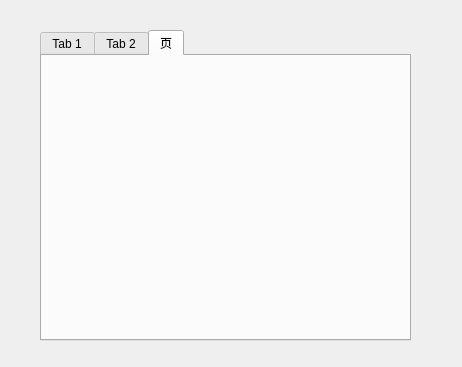
<?xml version="1.0" encoding="UTF-8"?>
<ui version="4.0">
 <class>setting</class>
 <widget class="QWidget" name="setting">
  <property name="geometry">
   <rect>
    <x>0</x>
    <y>0</y>
    <width>462</width>
    <height>367</height>
   </rect>
  </property>
  <property name="windowTitle">
   <string>Form</string>
  </property>
  <widget class="QTabWidget" name="tabWidget">
   <property name="geometry">
    <rect>
     <x>40</x>
     <y>30</y>
     <width>371</width>
     <height>311</height>
    </rect>
   </property>
   <property name="currentIndex">
    <number>2</number>
   </property>
   <widget class="QWidget" name="tab">
    <attribute name="title">
     <string>Tab 1</string>
    </attribute>
   </widget>
   <widget class="QWidget" name="tab_2">
    <attribute name="title">
     <string>Tab 2</string>
    </attribute>
   </widget>
   <widget class="QWidget" name="tab_3">
    <attribute name="title">
     <string>页</string>
    </attribute>
   </widget>
  </widget>
 </widget>
 <resources/>
 <connections/>
</ui>
